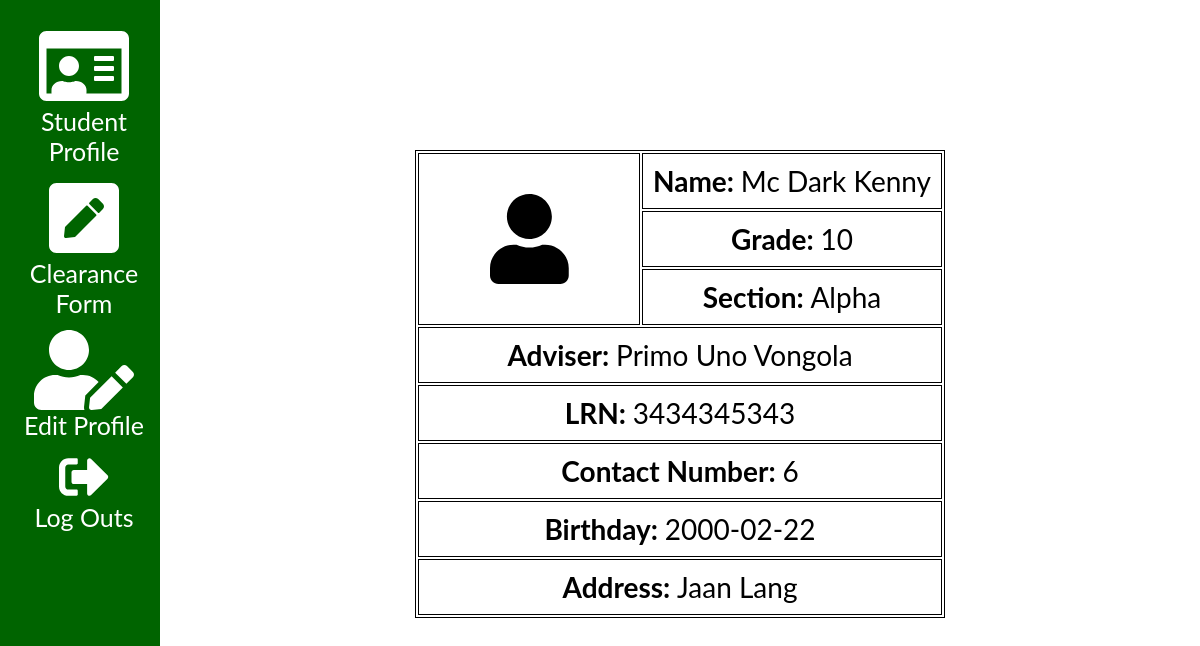
/studentdashboard.php (signed in), run on the app's committed database.
### tables this page shows
CREATE TABLE `student` (
  `student_id` int(11) NOT NULL,
  `first_name` varchar(50) NOT NULL,
  `middle_name` varchar(50) DEFAULT NULL,
  `last_name` varchar(50) NOT NULL,
  `grade` int(2) NOT NULL,
  `section_id` int(11) NOT NULL,
  `lrn` bigint(15) NOT NULL,
  `gender` enum('Male','Female') NOT NULL,
  `contact_number` bigint(15) NOT NULL,
  `birthday` date NOT NULL,
  `address` varchar(50) NOT NULL,
  `username` varchar(50) NOT NULL,
  `password` varchar(50) NOT NULL,
  `status` enum('Pending','Verified') NOT NULL
);

CREATE TABLE `section` (
  `section_id` int(11) NOT NULL,
  `section_name` varchar(50) NOT NULL
);

### studentdashboard.php (the view, shortened to what this page needs)
<?php
$conn = connect();
$current_id = $_SESSION['student_id'];
$profilesql = "SELECT * FROM student a
JOIN section b ON a.section_id = b.section_id
WHERE a.student_id = $current_id";
    $profilequery = mysqli_query($conn, $profilesql);
    $row = mysqli_fetch_assoc($profilequery);
$profilesql1 = "SELECT a.first_name, a.middle_name, a.last_name FROM teacher a
JOIN lesson_plan b ON a.teacher_id = b.teacher_id
JOIN student c ON b.advisory_section_id = c.section_id
JOIN section d ON c.section_id = d.section_id
WHERE c.student_id = $current_id
GROUP BY a.teacher_id";
    $profilequery1 = mysqli_query($conn, $profilesql1);
$row1 = mysqli_fetch_assoc($profilequery1);
?>
<!DOCTYPE html>
<html>
<head>
<link rel="stylesheet" href="resources/css/main.css">
</head>
<body>
<?php include "resources/plugins/studentsidenav.php" ?>
    <div class="main">
        <table class="table-profile">
            <tr>
                <td rowspan = "3" style="width: 200px;"><center><i class="fa fa-user" aria-hidden="true" style="font-size:90px"></i></center></td>
                <td><b>Name: </b><?php echo $row['first_name'] . ' ' . $row['middle_name'] . ' ' . $row['last_name']?></td>
            </tr>
            <tr>
                <td><b>Grade: </b><?php echo $row['grade']?></td>
            </tr>
            <tr>
                <td><b>Section: </b><?php echo $row['section_name']?></td>
            </tr>
            <tr>
                <td colspan="2"><b>Adviser: </b><?php echo $row1['first_name'] . ' ' . $row1['middle_name'] . ' ' . $row1['last_name']?></td>
            </tr>
            <tr>
                <td colspan="2"><b>LRN: </b><?php echo $row['lrn']?></td>
            </tr>
            <tr>
                <td colspan="2"><b>Contact Number: </b><?php echo $row['contact_number']?></td>
            </tr>
            <tr>
                <td colspan="2"><b>Birthday: </b> <?php echo $row['birthday']?></td>
            </tr>
            <tr>
                <td colspan="2"><b>Address: </b><?php echo $row['address']?></td>
            </tr>
        </table>
  </div>
</body>
</html>

### resources/css/main.css (style rules this page uses)
body { font-family: "Lato", sans-serif; }
.main { margin-left: 160px; font-size: 28px; padding: 0px 10px; }
table, th, td { border: 1px solid black; }
table { margin-top:150px; }
td { padding: 10px; text-align: center }
.table-profile, .table-list, .table-clearance { margin-left: auto; margin-right: auto; }

### data on the page
student: first_name "Mc", middle_name "Dark", last_name "Kenny", grade "10", section.section_name "Alpha", lrn "3434345343", contact_number "6", birthday "2000-02-22", address "Jaan Lang"

### other printed values
$row1['first_name'] "Primo"
$row1['middle_name'] "Uno"
$row1['last_name'] "Vongola"
